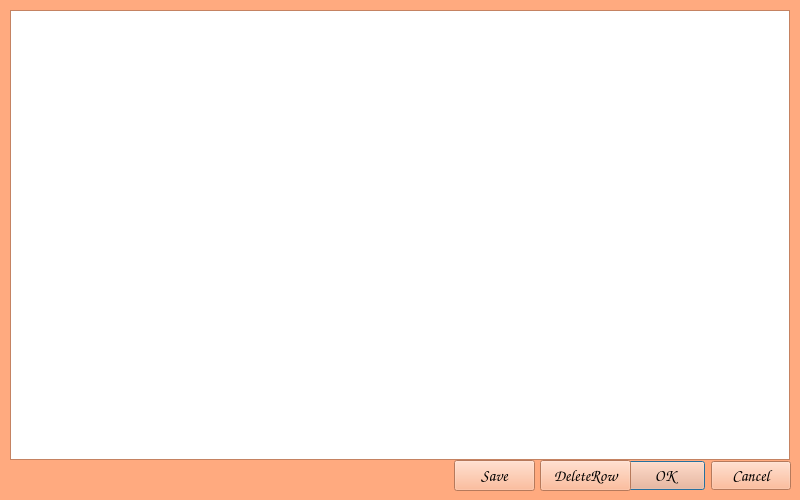
<?xml version="1.0" encoding="UTF-8"?>
<ui version="4.0">
 <class>LookBooks</class>
 <widget class="QDialog" name="LookBooks">
  <property name="geometry">
   <rect>
    <x>0</x>
    <y>0</y>
    <width>800</width>
    <height>500</height>
   </rect>
  </property>
  <property name="palette">
   <palette>
    <active>
     <colorrole role="WindowText">
      <brush brushstyle="SolidPattern">
       <color alpha="255">
        <red>0</red>
        <green>0</green>
        <blue>0</blue>
       </color>
      </brush>
     </colorrole>
     <colorrole role="Button">
      <brush brushstyle="SolidPattern">
       <color alpha="255">
        <red>255</red>
        <green>170</green>
        <blue>127</blue>
       </color>
      </brush>
     </colorrole>
     <colorrole role="Light">
      <brush brushstyle="SolidPattern">
       <color alpha="255">
        <red>255</red>
        <green>255</green>
        <blue>254</blue>
       </color>
      </brush>
     </colorrole>
     <colorrole role="Midlight">
      <brush brushstyle="SolidPattern">
       <color alpha="255">
        <red>255</red>
        <green>212</green>
        <blue>190</blue>
       </color>
      </brush>
     </colorrole>
     <colorrole role="Dark">
      <brush brushstyle="SolidPattern">
       <color alpha="255">
        <red>127</red>
        <green>85</green>
        <blue>63</blue>
       </color>
      </brush>
     </colorrole>
     <colorrole role="Mid">
      <brush brushstyle="SolidPattern">
       <color alpha="255">
        <red>170</red>
        <green>113</green>
        <blue>85</blue>
       </color>
      </brush>
     </colorrole>
     <colorrole role="Text">
      <brush brushstyle="SolidPattern">
       <color alpha="255">
        <red>0</red>
        <green>0</green>
        <blue>0</blue>
       </color>
      </brush>
     </colorrole>
     <colorrole role="BrightText">
      <brush brushstyle="SolidPattern">
       <color alpha="255">
        <red>255</red>
        <green>255</green>
        <blue>255</blue>
       </color>
      </brush>
     </colorrole>
     <colorrole role="ButtonText">
      <brush brushstyle="SolidPattern">
       <color alpha="255">
        <red>0</red>
        <green>0</green>
        <blue>0</blue>
       </color>
      </brush>
     </colorrole>
     <colorrole role="Base">
      <brush brushstyle="SolidPattern">
       <color alpha="255">
        <red>255</red>
        <green>255</green>
        <blue>255</blue>
       </color>
      </brush>
     </colorrole>
     <colorrole role="Window">
      <brush brushstyle="SolidPattern">
       <color alpha="255">
        <red>255</red>
        <green>170</green>
        <blue>127</blue>
       </color>
      </brush>
     </colorrole>
     <colorrole role="Shadow">
      <brush brushstyle="SolidPattern">
       <color alpha="255">
        <red>0</red>
        <green>0</green>
        <blue>0</blue>
       </color>
      </brush>
     </colorrole>
     <colorrole role="AlternateBase">
      <brush brushstyle="SolidPattern">
       <color alpha="255">
        <red>255</red>
        <green>212</green>
        <blue>191</blue>
       </color>
      </brush>
     </colorrole>
     <colorrole role="ToolTipBase">
      <brush brushstyle="SolidPattern">
       <color alpha="255">
        <red>255</red>
        <green>255</green>
        <blue>220</blue>
       </color>
      </brush>
     </colorrole>
     <colorrole role="ToolTipText">
      <brush brushstyle="SolidPattern">
       <color alpha="255">
        <red>0</red>
        <green>0</green>
        <blue>0</blue>
       </color>
      </brush>
     </colorrole>
     <colorrole role="PlaceholderText">
      <brush brushstyle="SolidPattern">
       <color alpha="127">
        <red>0</red>
        <green>0</green>
        <blue>0</blue>
       </color>
      </brush>
     </colorrole>
     <colorrole role="Accent">
      <brush brushstyle="SolidPattern">
       <color alpha="255">
        <red>255</red>
        <green>255</green>
        <blue>255</blue>
       </color>
      </brush>
     </colorrole>
    </active>
    <inactive>
     <colorrole role="WindowText">
      <brush brushstyle="SolidPattern">
       <color alpha="255">
        <red>0</red>
        <green>0</green>
        <blue>0</blue>
       </color>
      </brush>
     </colorrole>
     <colorrole role="Button">
      <brush brushstyle="SolidPattern">
       <color alpha="255">
        <red>255</red>
        <green>170</green>
        <blue>127</blue>
       </color>
      </brush>
     </colorrole>
     <colorrole role="Light">
      <brush brushstyle="SolidPattern">
       <color alpha="255">
        <red>255</red>
        <green>255</green>
        <blue>254</blue>
       </color>
      </brush>
     </colorrole>
     <colorrole role="Midlight">
      <brush brushstyle="SolidPattern">
       <color alpha="255">
        <red>255</red>
        <green>212</green>
        <blue>190</blue>
       </color>
      </brush>
     </colorrole>
     <colorrole role="Dark">
      <brush brushstyle="SolidPattern">
       <color alpha="255">
        <red>127</red>
        <green>85</green>
        <blue>63</blue>
       </color>
      </brush>
     </colorrole>
     <colorrole role="Mid">
      <brush brushstyle="SolidPattern">
       <color alpha="255">
        <red>170</red>
        <green>113</green>
        <blue>85</blue>
       </color>
      </brush>
     </colorrole>
     <colorrole role="Text">
      <brush brushstyle="SolidPattern">
       <color alpha="255">
        <red>0</red>
        <green>0</green>
        <blue>0</blue>
       </color>
      </brush>
     </colorrole>
     <colorrole role="BrightText">
      <brush brushstyle="SolidPattern">
       <color alpha="255">
        <red>255</red>
        <green>255</green>
        <blue>255</blue>
       </color>
      </brush>
     </colorrole>
     <colorrole role="ButtonText">
      <brush brushstyle="SolidPattern">
       <color alpha="255">
        <red>0</red>
        <green>0</green>
        <blue>0</blue>
       </color>
      </brush>
     </colorrole>
     <colorrole role="Base">
      <brush brushstyle="SolidPattern">
       <color alpha="255">
        <red>255</red>
        <green>255</green>
        <blue>255</blue>
       </color>
      </brush>
     </colorrole>
     <colorrole role="Window">
      <brush brushstyle="SolidPattern">
       <color alpha="255">
        <red>255</red>
        <green>170</green>
        <blue>127</blue>
       </color>
      </brush>
     </colorrole>
     <colorrole role="Shadow">
      <brush brushstyle="SolidPattern">
       <color alpha="255">
        <red>0</red>
        <green>0</green>
        <blue>0</blue>
       </color>
      </brush>
     </colorrole>
     <colorrole role="AlternateBase">
      <brush brushstyle="SolidPattern">
       <color alpha="255">
        <red>255</red>
        <green>212</green>
        <blue>191</blue>
       </color>
      </brush>
     </colorrole>
     <colorrole role="ToolTipBase">
      <brush brushstyle="SolidPattern">
       <color alpha="255">
        <red>255</red>
        <green>255</green>
        <blue>220</blue>
       </color>
      </brush>
     </colorrole>
     <colorrole role="ToolTipText">
      <brush brushstyle="SolidPattern">
       <color alpha="255">
        <red>0</red>
        <green>0</green>
        <blue>0</blue>
       </color>
      </brush>
     </colorrole>
     <colorrole role="PlaceholderText">
      <brush brushstyle="SolidPattern">
       <color alpha="127">
        <red>0</red>
        <green>0</green>
        <blue>0</blue>
       </color>
      </brush>
     </colorrole>
     <colorrole role="Accent">
      <brush brushstyle="SolidPattern">
       <color alpha="255">
        <red>255</red>
        <green>255</green>
        <blue>255</blue>
       </color>
      </brush>
     </colorrole>
    </inactive>
    <disabled>
     <colorrole role="WindowText">
      <brush brushstyle="SolidPattern">
       <color alpha="255">
        <red>127</red>
        <green>85</green>
        <blue>63</blue>
       </color>
      </brush>
     </colorrole>
     <colorrole role="Button">
      <brush brushstyle="SolidPattern">
       <color alpha="255">
        <red>255</red>
        <green>170</green>
        <blue>127</blue>
       </color>
      </brush>
     </colorrole>
     <colorrole role="Light">
      <brush brushstyle="SolidPattern">
       <color alpha="255">
        <red>255</red>
        <green>255</green>
        <blue>254</blue>
       </color>
      </brush>
     </colorrole>
     <colorrole role="Midlight">
      <brush brushstyle="SolidPattern">
       <color alpha="255">
        <red>255</red>
        <green>212</green>
        <blue>190</blue>
       </color>
      </brush>
     </colorrole>
     <colorrole role="Dark">
      <brush brushstyle="SolidPattern">
       <color alpha="255">
        <red>127</red>
        <green>85</green>
        <blue>63</blue>
       </color>
      </brush>
     </colorrole>
     <colorrole role="Mid">
      <brush brushstyle="SolidPattern">
       <color alpha="255">
        <red>170</red>
        <green>113</green>
        <blue>85</blue>
       </color>
      </brush>
     </colorrole>
     <colorrole role="Text">
      <brush brushstyle="SolidPattern">
       <color alpha="255">
        <red>127</red>
        <green>85</green>
        <blue>63</blue>
       </color>
      </brush>
     </colorrole>
     <colorrole role="BrightText">
      <brush brushstyle="SolidPattern">
       <color alpha="255">
        <red>255</red>
        <green>255</green>
        <blue>255</blue>
       </color>
      </brush>
     </colorrole>
     <colorrole role="ButtonText">
      <brush brushstyle="SolidPattern">
       <color alpha="255">
        <red>127</red>
        <green>85</green>
        <blue>63</blue>
       </color>
      </brush>
     </colorrole>
     <colorrole role="Base">
      <brush brushstyle="SolidPattern">
       <color alpha="255">
        <red>255</red>
        <green>170</green>
        <blue>127</blue>
       </color>
      </brush>
     </colorrole>
     <colorrole role="Window">
      <brush brushstyle="SolidPattern">
       <color alpha="255">
        <red>255</red>
        <green>170</green>
        <blue>127</blue>
       </color>
      </brush>
     </colorrole>
     <colorrole role="Shadow">
      <brush brushstyle="SolidPattern">
       <color alpha="255">
        <red>0</red>
        <green>0</green>
        <blue>0</blue>
       </color>
      </brush>
     </colorrole>
     <colorrole role="AlternateBase">
      <brush brushstyle="SolidPattern">
       <color alpha="255">
        <red>255</red>
        <green>170</green>
        <blue>127</blue>
       </color>
      </brush>
     </colorrole>
     <colorrole role="ToolTipBase">
      <brush brushstyle="SolidPattern">
       <color alpha="255">
        <red>255</red>
        <green>255</green>
        <blue>220</blue>
       </color>
      </brush>
     </colorrole>
     <colorrole role="ToolTipText">
      <brush brushstyle="SolidPattern">
       <color alpha="255">
        <red>0</red>
        <green>0</green>
        <blue>0</blue>
       </color>
      </brush>
     </colorrole>
     <colorrole role="PlaceholderText">
      <brush brushstyle="SolidPattern">
       <color alpha="127">
        <red>127</red>
        <green>85</green>
        <blue>63</blue>
       </color>
      </brush>
     </colorrole>
     <colorrole role="Accent">
      <brush brushstyle="SolidPattern">
       <color alpha="255">
        <red>255</red>
        <green>221</green>
        <blue>203</blue>
       </color>
      </brush>
     </colorrole>
    </disabled>
   </palette>
  </property>
  <property name="font">
   <font>
    <family>Comic Sans MS</family>
    <pointsize>12</pointsize>
   </font>
  </property>
  <property name="windowTitle">
   <string>Dialog</string>
  </property>
  <widget class="QDialogButtonBox" name="buttonBox">
   <property name="geometry">
    <rect>
     <x>450</x>
     <y>460</y>
     <width>341</width>
     <height>32</height>
    </rect>
   </property>
   <property name="orientation">
    <enum>Qt::Horizontal</enum>
   </property>
   <property name="standardButtons">
    <set>QDialogButtonBox::Cancel|QDialogButtonBox::Ok</set>
   </property>
  </widget>
  <widget class="QTableView" name="tableView">
   <property name="geometry">
    <rect>
     <x>10</x>
     <y>10</y>
     <width>780</width>
     <height>450</height>
    </rect>
   </property>
   <property name="editTriggers">
    <set>QAbstractItemView::AllEditTriggers</set>
   </property>
   <property name="sortingEnabled">
    <bool>true</bool>
   </property>
  </widget>
  <widget class="QPushButton" name="pushButtonSave">
   <property name="geometry">
    <rect>
     <x>454</x>
     <y>460</y>
     <width>81</width>
     <height>31</height>
    </rect>
   </property>
   <property name="text">
    <string>Save</string>
   </property>
  </widget>
  <widget class="QPushButton" name="pushButtonDelete">
   <property name="geometry">
    <rect>
     <x>540</x>
     <y>460</y>
     <width>91</width>
     <height>31</height>
    </rect>
   </property>
   <property name="text">
    <string>DeleteRow</string>
   </property>
  </widget>
 </widget>
 <resources/>
 <connections>
  <connection>
   <sender>buttonBox</sender>
   <signal>accepted()</signal>
   <receiver>LookBooks</receiver>
   <slot>accept()</slot>
   <hints>
    <hint type="sourcelabel">
     <x>248</x>
     <y>254</y>
    </hint>
    <hint type="destinationlabel">
     <x>157</x>
     <y>274</y>
    </hint>
   </hints>
  </connection>
  <connection>
   <sender>buttonBox</sender>
   <signal>rejected()</signal>
   <receiver>LookBooks</receiver>
   <slot>reject()</slot>
   <hints>
    <hint type="sourcelabel">
     <x>316</x>
     <y>260</y>
    </hint>
    <hint type="destinationlabel">
     <x>286</x>
     <y>274</y>
    </hint>
   </hints>
  </connection>
 </connections>
</ui>
